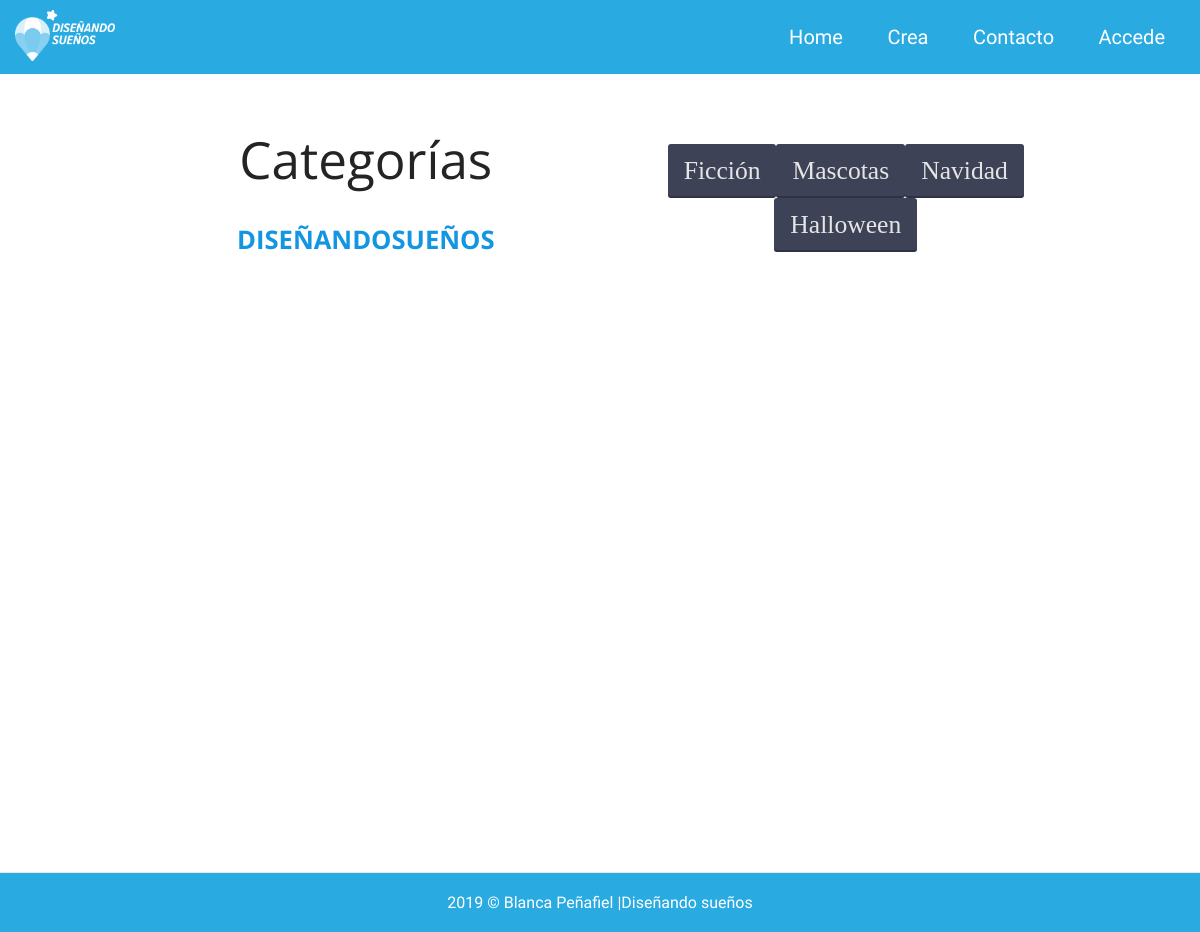
Before: / with the older database file.
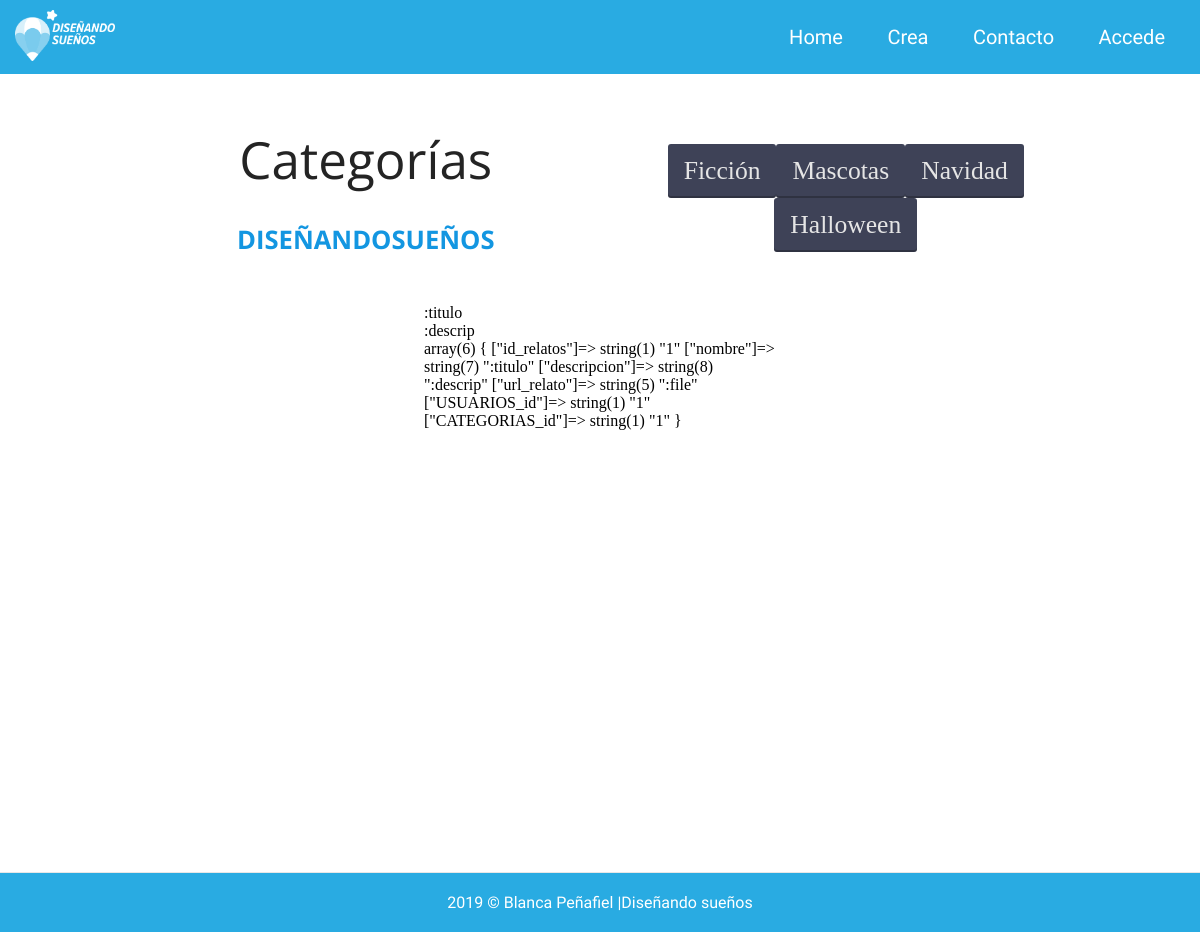
After: the same page with the newer database file.
### tables this page shows
CREATE TABLE IF NOT EXISTS `CATEGORIAS` (
  `id` INT NOT NULL AUTO_INCREMENT,
  `nombre_cat` VARCHAR(50) NULL,
 
  PRIMARY KEY (`id`));

CREATE TABLE IF NOT EXISTS `RELATOS` (
  `id_relatos` INT NOT NULL AUTO_INCREMENT,
  `nombre` VARCHAR(50) NULL,
  `descripcion` VARCHAR(3000) NULL,
  `url_relato` VARCHAR(130) NULL,
  `USUARIOS_id` INT NOT NULL,
  `CATEGORIAS_id` INT NOT NULL,
  PRIMARY KEY (`id_relatos`),
  INDEX `fk_RELATOS_USUARIOS_idx` (`USUARIOS_id` ASC),
  INDEX `fk_RELATOS_CATEGORIAS1_idx` (`CATEGORIAS_id` ASC),
  CONSTRAINT `fk_RELATOS_USUARIOS`
    FOREIGN KEY (`USUARIOS_id`)
    REFERENCES `USUARIOS` (`id`)
    ON DELETE NO ACTION
    ON UPDATE NO ACTION,
  CONSTRAINT `fk_RELATOS_CATEGORIAS1`
    FOREIGN KEY (`CATEGORIAS_id`)
    REFERENCES `CATEGORIAS` (`id`)
    ON DELETE NO ACTION
    ON UPDATE NO ACTION);

### core/controller.class.php (called while the page is built, shortened)
<?php defined('BASEPATH') or exit ('No se permite acceso directo');
class Controller extends Security{
    var $vars = [];
    var $layout = TEMPLATE_VIEW;
    public function set($d) {
        $this->vars = array_merge($this->vars, $d);
    }
    public function render($filename) {
        extract($this->vars);
        require(ROOT . DS . 'app' . DS . 'views' . DS . ucfirst(str_replace('Controller', '', get_class($this))) . '/' . $filename . '.php');
        $content_for_layout = ob_get_clean();
        require(ROOT . DS . 'app' . DS . 'views/templates/' . $this->layout . '.php');
    }
}

### app/controllers/homeController.php (called while the page is built, shortened)
<?php defined('BASEPATH') or exit ('No se permite acceso directo');
class homeController extends Controller {
    public function index() {
    	require_once(ROOT . DS . 'app' . DS . 'models' . DS . 'homeModel.php');
    	$a = new home;
		$cat = $a->imprimir_Cat();
        $this->render('index');
    }
    static function allrelatos() {
        require_once(ROOT . DS . 'app' . DS . 'models' . DS . 'homeModel.php');
        $b = new home;
        $relatos = $b->ver_relatos();
        return $relatos;
    }
}

### webroot/index.php (called while the page is built, shortened)
<?php
$dispatch = new Dispatcher();
$dispatch->dispatch();

### app/models/homeModel.php (called while the page is built, shortened)
<?php defined('BASEPATH') or exit ('No se permite acceso directo');
class home extends Model {
	public function imprimir_Cat()
	{
		$connect = Model::getInstanceDB();
		$sql = "SELECT * from categorias;";
		$stmt = $connect->prepare($sql);
		$stmt->execute();
		$categorias = $stmt->fetchAll(PDO::FETCH_ASSOC);
		return $categorias;
	}
	public function ver_relatos()
	{
		$connect = Model::getInstanceDB();
		$sql = "SELECT * from relatos;";
		$stmt = $connect->prepare($sql);
		$stmt->execute();
		$relatos = $stmt->fetchAll(PDO::FETCH_ASSOC);
		return $relatos;
	}
}

### core/router.class.php (called while the page is built, shortened)
<?php defined('BASEPATH') or exit ('No se permite acceso directo');
class Router {
    static public function parse($url, $request) {
        $url = trim($url);
        if ($url == BASE_DIR_URL) {
            $request->controller = INDEX_CONTROLLER;
            $request->action = INDEX_ACTION;
        } else {
            $explode_url = explode('/', $url);
            $explode_url = array_slice($explode_url, 2);
            $request->controller = $explode_url[0];
            $request->action = $explode_url[1];
            $request->params = array_slice($explode_url, 2);
        }
    }
}

### app/views/home/index.php (the view, shortened to what this page needs)
<div class="main-wrapper">
		<h1 class="main-title">Categorías <a href="http://diseñando.">DISEÑANDOSUEÑOS</a></h1>
		<div class="container">
			<ul class="list-category">
				<?php
					foreach ($nom_cat as $value)
					{
						echo "<li><label for='".utf8_encode($value['nombre_cat'])."'>".utf8_encode($value['nombre_cat'])."</label></li>";
					}
				?>
			</ul>
		</div>
	</div>
	<div class="contenedor">
		<div class="row" id="mainContent">
			<?php
				$relatos = homeController::allrelatos();
				 foreach ($relatos as $value)
					{
						echo ($value['nombre']);
						echo "<div>".utf8_encode($value['descripcion'])."</div>";
						var_dump($value);
						echo "<br>";
				 	}
			?>
		</div>
		<a type="application/rss+xml" href="prueba.rss">
		</a>
	</div>

### core/dispatcher.class.php (shortened to what this page needs)
<?php defined('BASEPATH') or exit ('No se permite acceso directo');
class Dispatcher {
    private $request;
    public function dispatch() {
        $this->request = new Request();
        $controller = $this->loadController();
        if(method_exists($controller, $this->request->action)) {
            $response = call_user_func_array([$controller, $this->request->action], $this->request->params);
        } else {
            header('Location: ' . BASE_DOMAIN_DIR_URL . 'webroot/404.php');
        }
    }
    public function loadController() {
        $name = $this->request->controller . 'Controller';
        $file = ROOT . DS . 'app' . DS . 'controllers' . DS . $name . '.php';
        if(file_exists($file)) {
            $controller = new $name();
            return $controller;
        } else {
            header('Location: ' . BASE_DOMAIN_DIR_URL . 'webroot/404.php');
        }
    }
}

### app/views/templates/default.php (shortened to what this page needs)
<!DOCTYPE html>
<html lang="es">
    <head>
        <link rel="stylesheet" type="text/css" href="webroot/css/home.css">
        <link rel="stylesheet" href="webroot/css/accede.css">
    </head>
        <header class="demo-header">
            <?php
                if(isset($_SESSION['usuario'])){
                    require_once(ROOT . DS . 'app' . DS . 'views' . DS . 'templates' . DS . 'headerLOG.php');
                } else{
                    require_once(ROOT . DS . 'app' . DS . 'views' . DS . 'templates' . DS . 'header.php');
                }
            ?>
        </header>
        <body>
        <main>
            <?php echo $content_for_layout;?>
        </main>
        </body>
        <footer>
            <p><?php echo date("Y");?> © Blanca Peñafiel |Diseñando sueños</p>
        </footer>
</html>

### app/views/templates/header.php (shortened to what this page needs)
<a href="<?php echo BASE_DIR_URL?>home/index"><img src="webroot/img/blanco.png" class="logo"></a>
<nav class="nav">
    <ul class="nav-list">
        <li><a href="<?php echo BASE_DIR_URL?>home/index">Home</a></li>
        <li><a href="<?php echo BASE_DIR_URL?>home/index">Crea</a>
        </li>
        <li><a href="<?php echo BASE_DIR_URL?>contacto/index">Contacto</a></li>
        <li><a href="<?php echo BASE_DIR_URL?>accede/index">Accede</a></li>
    </ul>
</nav>

### webroot/css/home.css (style rules this page uses)
* { margin: 0; padding: 0; box-sizing: border-box; }
.demo-header:after, .nav:after { content: ''; display: table; clear: both; }
.demo-header { background-color: #29ABE2; font-family: 'Poppins', sans-serif; font-weight: 500; padding: 0 15px; }
.logo { display: inline-block; float: left; width: 100px; margin-top: 10px; }
.nav { float: right; width: calc(100% - 100px); white-space: nowrap; }
.nav ul { list-style: none; margin: 0; padding: 0; }
.nav-list { float:right; ; }
.nav-list > li { display: inline-block; }
.nav-list li { position: relative; }
.nav-list a { display: block; padding: 25px 20px; color: #ffff; font-size: 20px; font-family: 'Kalam', cursive; text-decoration: none; }
html { min-height: 100%; }
footer { background-color: #29ABE2; border-top: 1px solid #E7E7E7; color: #ffff; text-align:center; padding:20px; font-family: 'Kalam', cursive; position: absolute; left: 0; bottom: 0; height: 60px; width: 100%; }
ul { list-style-type: none; }
a { color: #1396e1; text-decoration: none; }
.main-wrapper { display: flex; margin: 50px auto 40px; width: 960px; }
.main-title { color: #242424; font: 400 3.2em 'Open Sans', Arial, Sans-serif, Verdana; text-align: center; }
.main-title a { color: #1396e1; font-size: 0.5em; font-weight: 700; }
.list-category { display: block; text-align: center; margin-top: 20px; }
.list-category li { display: inline-block; font-size: 1.6em; }
.list-category label { display: inline-block; color: #E5E5E5; cursor: pointer; background: #3e4257; -webkit-box-shadow: inset 0 -2px 0 rgba(0,0,0,0.25); box-shadow: inset 0 -2px 0 rgba(0,0,0,0.25); -webkit-border-radius: 3px; -moz-border-radius: 3px; border-radius: 3px; padding: 12px 16px; -webkit-transition: all 0.2s ease; -o-transition: all 0.2s ease; transition: all 0.2s ease; }
.row { max-width: 75rem; margin-right: auto; margin-left: auto; }
.contenedor>div { width: 22em; height: 35em; margin-top: 0; margin-bottom: 4%; background: white; }

### webroot/css/accede.css (style rules this page uses)
* { padding: 0; box-sizing: border-box; }
*,:after,:before { box-sizing:border-box }
a { color:inherit;text-decoration:none }
::placeholder { color: #0076bf; font-weight: bold; }

Changed rows visible on the page:
added relatos: nombre ":titulo", descripcion ":descrip", value "array(6) { [\"id_relatos\"]=> string(1) \"1\" [\"nombre\"]=> string(7) \":titulo\" [\"descripcion\"]=> string(8) \":descrip\" [\"url_relato\"]=> string(5) \":file\" [\"USUARIOS_id\"]=> string(1) \"1\" [\"CATEGORIAS_id\"]=> string(1) \"1\" }"
